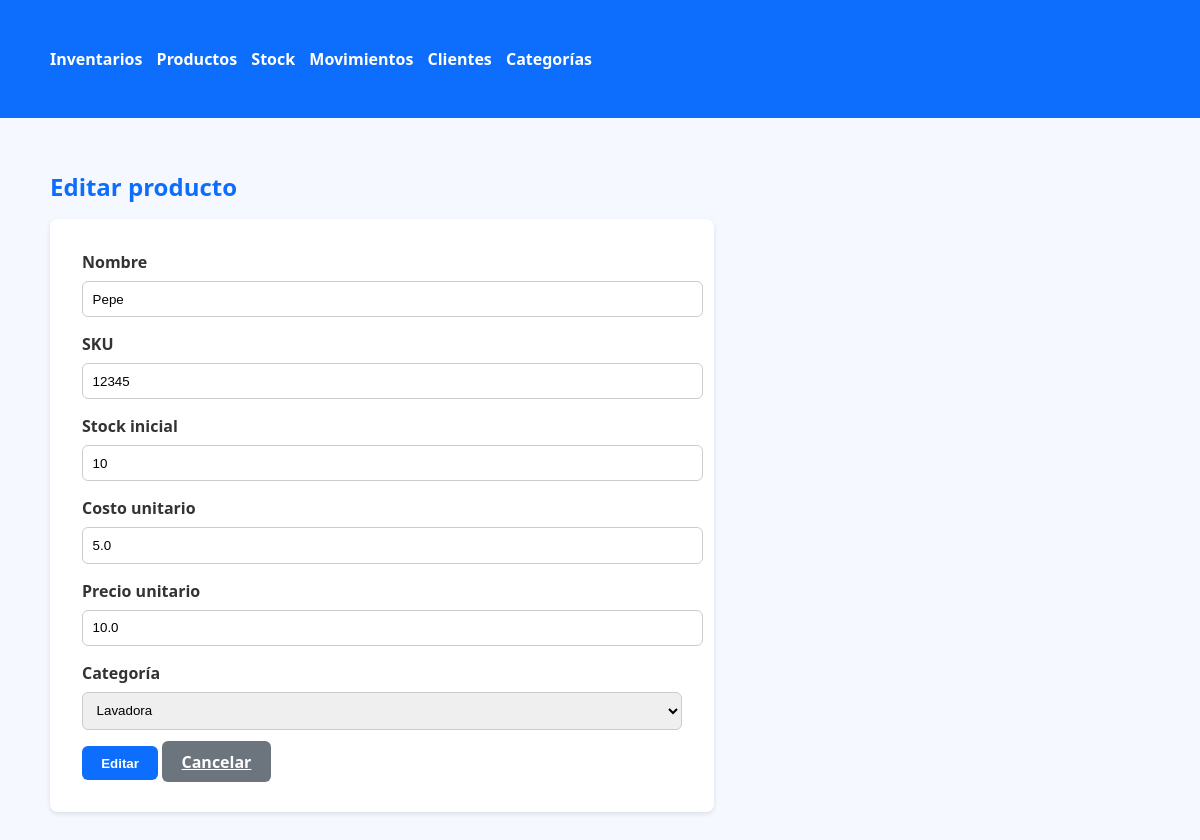
/products/1/edit, run on the app's committed database.
### app.py (models this page shows, shortened)
class Product(db.Model):
    id = db.Column(db.Integer, primary_key=True)
    name = db.Column(db.String(100), nullable=False)
    sku = db.Column(db.String(50), unique=True, nullable=True)
    stock = db.Column(db.Integer, default=0)
    cost = db.Column(db.Float, default=0)   # costo unitario
    price = db.Column(db.Float, default=0)  # precio unitario
    created_at = db.Column(db.DateTime, default=datetime.utcnow)
    category_id = db.Column(db.Integer, db.ForeignKey('category.id'), nullable=True)
    category = db.relationship('Category', backref='products')

class Category(db.Model):
    id = db.Column(db.Integer, primary_key=True)
    name = db.Column(db.String(100), unique=True, nullable=False)
    created_at = db.Column(db.DateTime, default=datetime.utcnow)

### app.py (the view, shortened to what this page needs)
@app.route('/products/<int:product_id>/edit', methods=['GET', 'POST'])
def edit_product(product_id):
    p = Product.query.get_or_404(product_id)
    categories = Category.query.order_by(Category.name).all()  # 🔹 Traemos categorías
    return render_template(
        'product_form.html',
        action='Editar',
        product=p,
        categories=categories   # 🔹 Pasamos categorías al template
    )

### templates/product_form.html (shortened to what this page needs)
{% extends 'base.html' %}
{% block content %}
<h2>{{ action }} producto</h2>
<form method="post">
  <div class="mb-3">
    <label class="form-label">Nombre</label>
    <input class="form-control" name="name" value="{{ product.name if product else '' }}" required>
  </div>
  <div class="mb-3">
    <label class="form-label">SKU</label>
    <input class="form-control" name="sku" value="{{ product.sku if product else '' }}">
  </div>
  <div class="mb-3">
    <label class="form-label">Stock inicial</label>
    <input class="form-control" name="stock" type="number" min="0" value="{{ product.stock if product else 0 }}">
  </div>
  <div class="mb-3">
    <label class="form-label">Costo unitario</label>
    <input class="form-control" name="cost" type="number" step="0.01"
          value="{{ product.cost if product else 0 }}">
  </div>
  <div class="mb-3">
    <label class="form-label">Precio unitario</label>
    <input class="form-control" name="price" type="number" step="0.01"
          value="{{ product.price if product else 0 }}">
  </div>
  <div class="mb-3">
  <label class="form-label">Categoría</label>
  <select name="category_id" class="form-select">
    {% for c in categories %}
      <option value="{{ c.id }}"
        {% if product and product.category_id == c.id %}selected{% endif %}>
        {{ c.name }}
      </option>
    {% endfor %}
  </select>
</div>
  <button class="btn btn-primary">{{ action }}</button>
  <a class="btn btn-secondary" href="{{ url_for('products') }}">Cancelar</a>
</form>
{% endblock %}

### static/styles/style.css (style rules this page uses)
body { font-family: "Segoe UI", Tahoma, sans-serif; margin: 0; padding: 0; background-color: #f5f9ff; color: #333; }
h1, h2, h3 { color: #0d6efd; margin-bottom: 1rem; }
form { background: white; padding: 2rem; border-radius: 8px; box-shadow: 0 2px 5px rgba(0,0,0,0.1); max-width: 600px; }
label { font-weight: 600; margin-bottom: 0.5rem; display: block; }
input, select { width: 100%; padding: 0.6rem; margin-bottom: 1rem; border: 1px solid #ccc; border-radius: 6px; }
.btn { padding: 0.6rem 1.2rem; border: none; border-radius: 6px; cursor: pointer; font-weight: bold; }
.btn-primary { background-color: #0d6efd; color: white; }
.btn-secondary { background-color: #6c757d; color: white; }

### data on the page
Product: name "Pepe", sku "12345", stock "10", cost "5.0", price "10.0", category_id "Lavadora"

### other printed values
{{ action }} "Editar"
